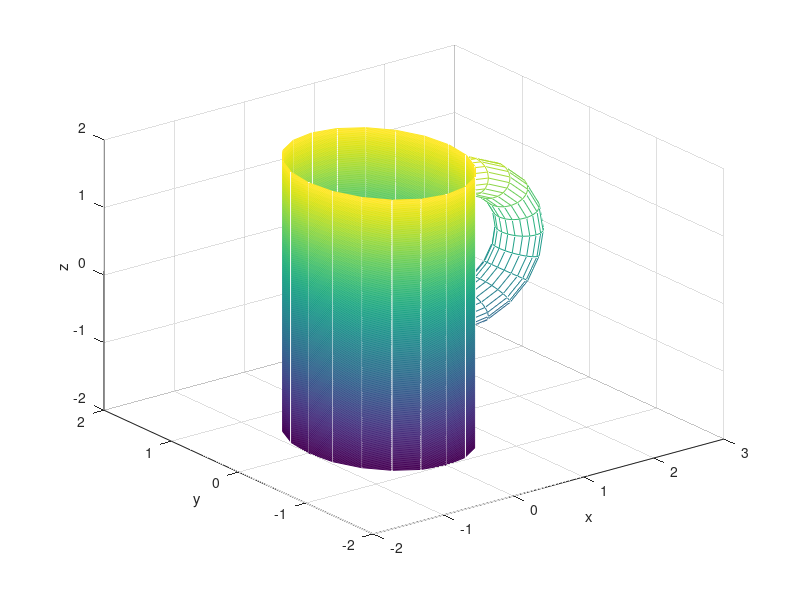

The MATLAB script that drew this image:
u = 0 : pi/10 : 2*pi;
v = -2: 0.01 : 2;
[U, V] = meshgrid(u, v);
x = cos(U);
y = sin(U);
z = V;

s = -pi/2 : pi/10 : pi/2;
t = 0 : pi/10 : 2*pi;
[S, T] = meshgrid(s, t);
x1 = 1 + cos(S).*(1 + 1/4*cos(T));
y1 = 1/4*sin(T);
z1 = 1/2 + sin(S).*(1 + 1/4*cos(T));

figure('Name', 'Bài tập 12', 'NumberTitle', 'off')
title('Đồ thị hàm số');
mesh(x, y, z);
xlabel('x');
ylabel('y');
zlabel('z');
hold on;
mesh(x1, y1, z1);
xlabel('x');
ylabel('y');
zlabel('z');
axis([-2 3 -2 2 -2 2]);
